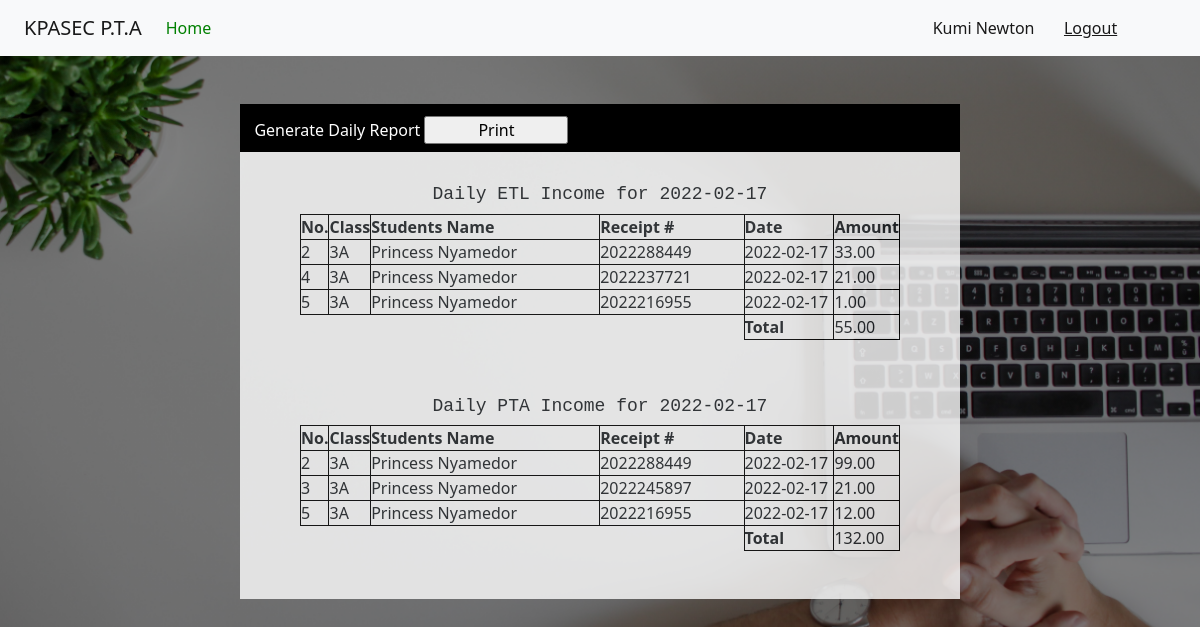
/clerk_dashboard/clerk_daily_report (signed in), run on the app's committed database.
### app.py (models this page shows, shortened)
class User(db.Model, UserMixin):
	__bind_key__ = "kpasec"
	id = db.Column(db.Integer, primary_key=True)
	date = db.Column(db.DateTime, default = datetime.utcnow())
	username = db.Column(db.String(80), unique=False, nullable=False)
	email = db.Column(db.String(120), unique=True, nullable=False)
	password = db.Column(db.String(120), nullable=False)
	is_admin = db.Column(db.Boolean,  default=False)
	function = db.Column(db.String(120))
	approval = db.Column(db.Boolean, default=False)

class StudentPayments(db.Model):
	__bind_key__ = "kpasec"
	id = db.Column(db.Integer, primary_key=True)
	date = db.Column(db.DateTime, default = datetime.utcnow())
	etl_amount = db.Column(db.Integer)
	pta_amount = db.Column(db.Integer)
	amount = db.Column(db.Integer)
	tx_id = db.Column(db.String(16))
	semester = db.Column(db.String(10), nullable = False)
	mode_of_payment = db.Column(db.String(20))
	category = db.Column(db.String(20), default="revenue")
	student_id = db.Column(db.String(10), db.ForeignKey('student.id'))#Here we reference the table name

class Student(db.Model):
	__bind_key__ = "kpasec"
	id = db.Column(db.Integer, primary_key=True)
	date = db.Column(db.DateTime, default = datetime.utcnow())
	clerk = db.Column(db.String(120),nullable=False)
	date_admitted = db.Column(db.DateTime)
	fullname = db.Column(db.String(80), unique=False, nullable=False)
	date_of_birth = db.Column(db.String(10), unique=True)
	class1 = db.Column(db.String(10), unique=False, nullable=False)
	parent_contact = db.Column(db.String(12), nullable=False)
	phone = db.Column(db.String(12))
	id_number = db.Column(db.String(120), unique=True, nullable=False)
	status = db.Column(db.Boolean, default=True)
	pta = db.relationship('PTAIncome', backref='pta_payer', lazy=True)#Here we reference the class
	etl = db.relationship('ETLIncome', backref='etl_payer', lazy=True)
	payer = db.relationship('StudentPayments', backref='payer', lazy=True)

### app.py (the view)
@app.route("/clerk_dashboard/clerk_daily_report")
@login_required
def clerk_daily_report():
	if current_user.is_authenticated and current_user.approval:
		today = datetime.utcnow()
		date = dt.date(today.year, today.month, today.day)
		payments = StudentPayments.query.filter(func.date(StudentPayments.date) == date).all()
		etl = sum([pmt.etl_amount for pmt in payments if pmt.category != 'charge'])
		pta = sum([pmt.pta_amount for pmt in payments if pmt.category != 'charge'])
		return render_template("clerk_daily_report.html", payments=payments, etl=etl, pta=pta, date=date)
	else:
		abort(404)

### app.py (called while the page is built)
@app.template_filter()
def currencyFormat(value):
	value = float(value)
	if value >= 0:
		return "{:,.2f}".format(value)
	else:
		value2 = "{:,.2f}".format(value)
		return "("+value2[1:]+")"

@login_manager.user_loader
def load_user(user_id):
	return User.query.get(int(user_id))

### templates/clerk_daily_report.html (shortened to what this page needs)
{% extends "bootstrap.html" %}
{% block content %}
<!DOCTYPE html>
<html>
<head>
</head>
<body>
<header>
		<nav class="navbar navbar-expand-lg navbar-light bg-light">
			    <a class="navbar-brand kpa" href="#">KPASEC P.T.A</a>
				<div class="collapse navbar-collapse" id="navbarText">
			      <ul class="navbar-nav me-auto mb-2 mb-lg-0">
			        <li class="nav-item">
			          <a class="nav-link active " aria-current="page" href="{{url_for('clerk_dashboard')}}" id="dash">Home</a>
			        </li>
			      </ul>
			      <span class="navbar-text" >
			      	<a style="text-decoration:none" href="{{url_for('account')}}" class="nn">{{current_user.username}}</a>
			      	<a href="{{url_for('logout')}}">Logout</a>
			      </span>
			    </div>
			</nav>
	</header>
    <div class="prn">
    	<a href="#">Generate Daily Report</a>
    	<span><input type="button" name="" value="Print" onclick="print_content()"></span>
    </div>
   <center>
   	<div class="ttable" id="cont1">
   		<h4 class="topp" style="padding-top:4vh">Daily ETL Income for {{date}}</h4>
   		<table >
   			<tr>
   				<th class="non">No.</th>
   				<th class="foom">Class</th>
   				<th class="fom">Students Name</th>
   				<th>Receipt #</th>
   				<th class="fomm">Date</th>
   				<th class="foomm">Amount</th>
   			</tr>
   			{% if payments | length < 1%}
   			<tr>
   				<td>0</td>
   				<td class="fom">None</td>
   				<td>None</td>
   				<td>None</td>
   				<td>None</td>
   				<td>None</td>
   			</tr>
   			{% else %}
   			{% for pmt in payments %}
   				{% if pmt.category != 'charge' and pmt.etl_amount != 0 %}
   			<tr>
   				<td>{{loop.index}}</td>
   				<td class="fom">{{pmt.payer.class1}}</td>
   				<td>{{pmt.payer.fullname}}</td>
   				<td>{{pmt.tx_id}}</td>
   				<td>{{pmt.date.date()}}</td>
   				<td>{{ pmt.etl_amount | currencyFormat }}</td>
   			</tr>
   				{% endif %}
   			{% endfor %}
   			{% endif %}
   			<tr>
   				<td style="border:0px solid transparent;"></td>
   				<td style="border:0px solid transparent;"></td>
   				<td style="border:0px solid transparent;"></td>
   				<td style="border:0px solid transparent;"></td>
   				<th>Total</th>
   				<td>{{etl | currencyFormat }}</td>
   			</tr>
   		</table><br>
   		<h3 class="topp" style="padding-top:4vh">Daily PTA Income for {{date}}</h3>
   		<table >
   			<tr>
   				<th class="non">No.</th>
   				<th class="foom">Class</th>
   				<th class="fom">Students Name</th>
   				<th>Receipt #</th>
   				<th class="fomm">Date</th>
   				<th class="foomm">Amount</th>
   			</tr>
   			{% if payments | length < 1 %}
   			<tr>
   				<td>0</td>
   				<td class="fom">None</td>
   				<td>None</td>
   				<td>none</td>
   				<td>None</td>
   				<td>None</td>
   			</tr>
   			{% else %}
   			{% for pmt in payments %}
   			{% if pmt.category != 'charge' and pmt.pta_amount != 0 %}
   			<tr>
   				<td>{{loop.index}}</td>
   				<td class="fom">{{pmt.payer.class1}}</td>
   				<td>{{pmt.payer.fullname}}</td>
   				<td>{{pmt.tx_id}}</td>
   				<td>{{pmt.date.date()}}</td>
   				<td>{{ pmt.pta_amount | currencyFormat }}</td>
   			</tr>
   			{% endif %}
   			{% endfor %}
   			{% endif %}
   			<tr>
   				<td style="border:0px solid transparent;"></td>
   				<td style="border:0px solid transparent;"></td>
   				<td style="border:0px solid transparent;"></td>
   				<td style="border:0px solid transparent;"></td>
   				<th>Total</th>
   				<td>{{pta | currencyFormat }}</td>
   			</tr>
   		</table><br><br>
   	</div><br><br>
</center>
</body>
</html>
{% endblock %}

### data on the page
User: username "Kumi Newton"
StudentPayments: payer.class1 "3A", payer.fullname "Princess Nyamedor", tx_id "2022288449", date "2022-02-17", etl_amount "33.00", pta_amount "99.00"
StudentPayments: payer.class1 "3A", payer.fullname "Princess Nyamedor", tx_id "2022237721", date "2022-02-17", etl_amount "21.00"
StudentPayments: payer.class1 "3A", payer.fullname "Princess Nyamedor", tx_id "2022216955", date "2022-02-17", etl_amount "1.00", pta_amount "12.00"
StudentPayments: payer.class1 "3A", payer.fullname "Princess Nyamedor", tx_id "2022245897", date "2022-02-17", pta_amount "21.00"

### other printed values
{{ etl | currencyFormat }} "55.00"
{{ pta | currencyFormat }} "132.00"
